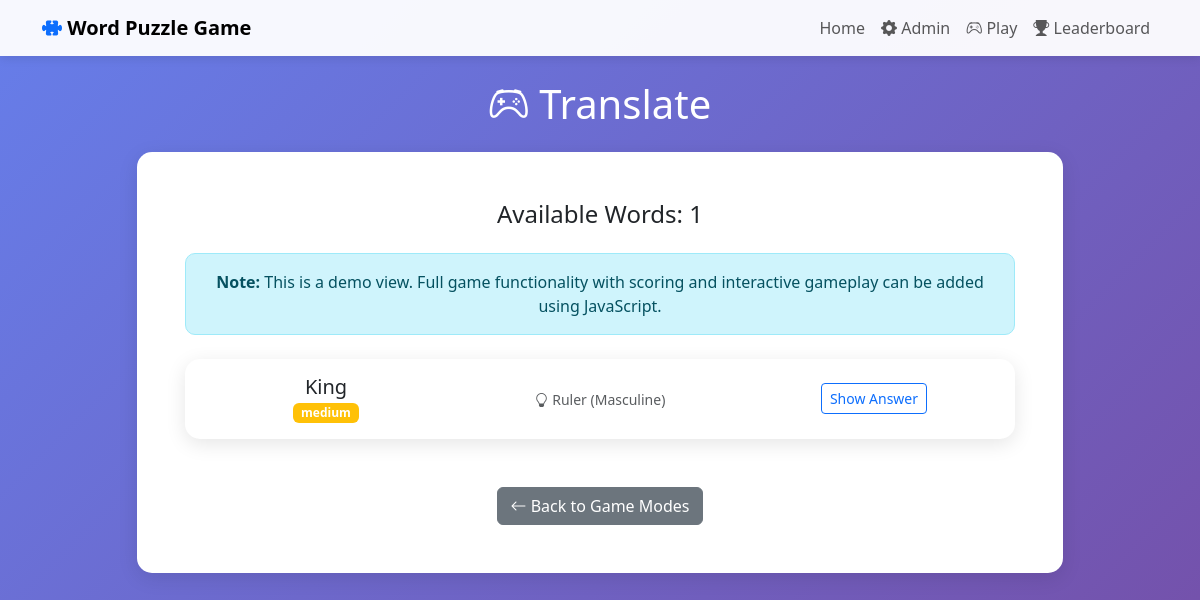
Screenshot of /player/game/Translate with the database file from the repository.
### app/models.py (models this page shows, shortened)
class Word(db.Model):
    __tablename__ = 'words'
    id = db.Column(db.Integer, primary_key=True)
    word = db.Column(db.String(100), unique=True, nullable=False)
    category = db.Column(db.String(50), nullable=False)  # Slang, Rhyme, Translate, etc.
    difficulty = db.Column(db.String(20), default='medium')  # easy, medium, hard
    hint = db.Column(db.String(200))
    answer = db.Column(db.String(100))  # For certain game modes
    translation = db.Column(db.String(100))  # For translate mode
    opposite = db.Column(db.String(100))  # For opposites mode
    rhyme_with = db.Column(db.String(100))  # For rhyme time mode
    context_sentence = db.Column(db.Text)  # For contextual mode
    is_active = db.Column(db.Boolean, default=True)
    created_at = db.Column(db.DateTime, default=datetime.utcnow)

### app/routes.py (the view)
@player_bp.route('/game/<game_mode>')
def play_game(game_mode):
    words = Word.query.filter_by(category=game_mode, is_active=True).all()
    return render_template('player/game.html', game_mode=game_mode, words=words)

### app/templates/player/game.html (shortened to what this page needs)
{% extends "base.html" %}
{% block content %}
<h1 class="mb-4 text-white text-center">
    <i class="bi bi-controller"></i> {{ game_mode }}
</h1>
<div class="row justify-content-center">
    <div class="col-md-10">
        <div class="card p-5">
            {% if words %}
                <div class="text-center">
                    <h4 class="mb-4">Available Words: {{ words|length }}</h4>
                    <div class="alert alert-info">
                        <strong>Note:</strong> This is a demo view. Full game functionality with scoring
                        and interactive gameplay can be added using JavaScript.
                    </div>
                    <div id="word-list" class="mt-4">
                        {% for word in words[:10] %}
                        <div class="card mb-3 p-3">
                            <div class="row align-items-center">
                                <div class="col-md-4">
                                    <h5 class="mb-0">{{ word.word }}</h5>
                                    <span class="badge bg-{{ 'success' if word.difficulty == 'easy' else 'warning' if word.difficulty == 'medium' else 'danger' }}">
                                        {{ word.difficulty }}
                                    </span>
                                </div>
                                <div class="col-md-4">
                                    {% if word.hint %}
                                        <small class="text-muted">
                                            <i class="bi bi-lightbulb"></i> {{ word.hint }}
                                        </small>
                                    {% endif %}
                                </div>
                                <div class="col-md-4">
                                    <button class="btn btn-sm btn-outline-primary" onclick="showAnswer('answer-{{ loop.index }}')">
                                        Show Answer
                                    </button>
                                </div>
                            </div>
                        </div>
                        {% endfor %}
                    </div>
                    <div class="mt-5">
                        <a href="{{ url_for('player.player_dashboard') }}" class="btn btn-secondary">
                            <i class="bi bi-arrow-left"></i> Back to Game Modes
                        </a>
                    </div>
                </div>
            {% endif %}
        </div>
    </div>
</div>
{% endblock %}

### app/templates/base.html (style rules this page uses)
:root { --primary-color: #4a90e2; --secondary-color: #50c878; --accent-color: #f39c12; }
body { font-family: 'Segoe UI', Tahoma, Geneva, Verdana, sans-serif; background: linear-gradient(135deg, #667eea 0%, #764ba2 100%); min-height: 100vh; }
.card { border: none; border-radius: 15px; box-shadow: 0 5px 20px rgba(0, 0, 0, 0.1); transition: transform 0.3s; }
.alert { border-radius: 10px; }

### rows the page displays
Word: category "Translate", word "King", difficulty "medium", hint "Ruler (Masculine)"

### other values shown
{{ words|length }} "1"
